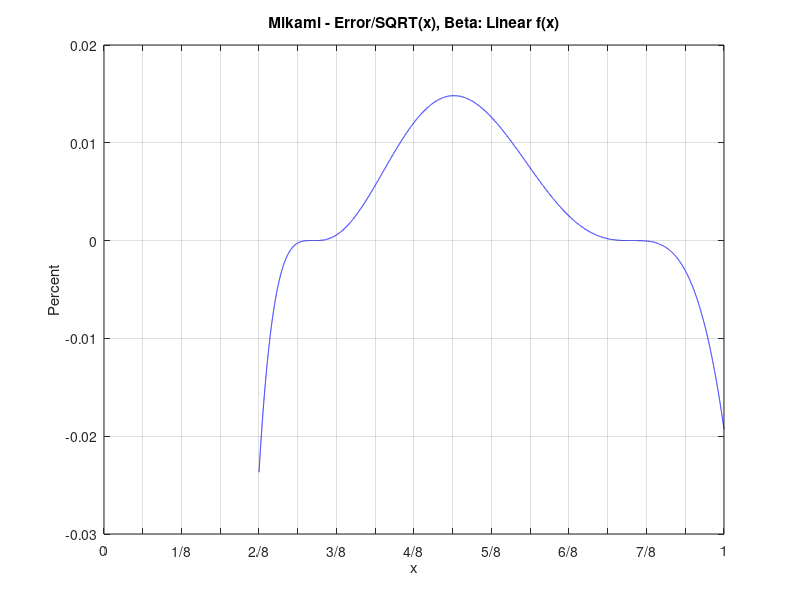

Write MATLAB code to recreate this figure.
%  MATLAB code in conjunction with:
% 
%     M. Allie and R. Lyons, "A Root of Less Evil", IEEE Signal 
%     Processing Magazine, DSP Tips & Tricks column, Vol. 22,
%     No. 2, March 2005. 
%
%  Models the Nonlinear IIR Filter (NIIRF) square root algorithm
%  from Reference [1] in the above article.
%
%    The acceleration factor "Beta" is computed from a 
%    linear equation as a function of input "x".
%

clear
NumPts = 32768;  % Change to 16384 for Student version of MATLAB
x=[0.25:1/NumPts:1];
P0 = 2/3.*x+.354167;

Beta = 1.0688-0.61951*x;

P1 = Beta.*(x-(P0.*P0))+P0;
P2 = Beta.*(x-(P1.*P1))+P1;

er=sqrt(x)-P2;
per=er./sqrt(x);
s_per=per*per';
ms_per=s_per/length(x);

er1=sqrt(x)-P1;
per1=er1./sqrt(x);
s_per1=per1*per1';
ms_per1=s_per1/length(x);

figure;
plot(x,per*100,'b');
grid;
title('Mikami - Error/SQRT(x), Beta: Linear f(x)');
xlabel('x')
ylabel('Percent')
v=axis;
axis([0,1,v(3),v(4)]);
set(gca,'xtick',[0,1/16,2/16,3/16,4/16,5/16,6/16,7/16,8/16,9/16,10/16,11/16,12/16,13/16,14/16,15/16,16/16,]);
set(gca,'XTickLabel',{'0',' ','1/8',' ','2/8',' ','3/8',' ','4/8',' ','5/8',' ','6/8',' ','7/8 ',' ','1',});

disp(sprintf(' Float Mikami Algorithm 2 iterations Beta = Lin f(x) : Values in percent except mse'))
disp(sprintf(' Mean Squared Error = %e     Maximum Error = %e',ms_per,max(abs(per))*100))
disp(sprintf(' Average Error = %e     Variance = %e',mean(abs(per))*100, std(per*100)^2))
disp(' ')
disp(sprintf(' Float Mikami Algorithm 1 iteration Beta = Lin f(x) : Values in percent except mse'))
disp(sprintf(' Mean Squared Error = %e     Maximum Error = %e',ms_per1,max(abs(per1))*100))
disp(sprintf(' Average Error = %e     Variance = %e',mean(abs(per1))*100, std(per1*100)^2))

